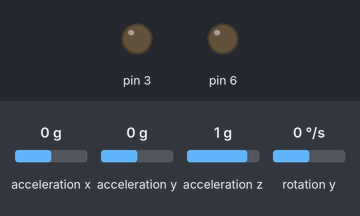
A sketch run on a simulated Arduino Uno, built with avr-gcc and run on an emulated ATmega328P. On the bench: output pins drawn as LEDs (lit = HIGH). Wiring (inferred from the names in the program): MPU-6050 motion sensor at I2C address 0x68. The test bench sets the inputs (shaded band); at power-on: rotation y 0 °/s, acceleration x 0 g, acceleration y 0 g, acceleration z 1 g.

Above: at 1.5 s.
1.6 s: rotation y set to 12 °/s
At 3.4 s:
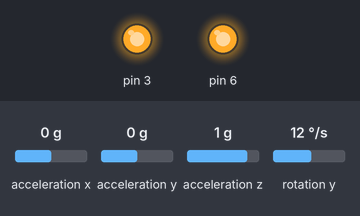
3.7 s: acceleration x set to 0.8 g
Timing chart, 0 to 6.7 s (numbered marks = the images above; inputs shaded):
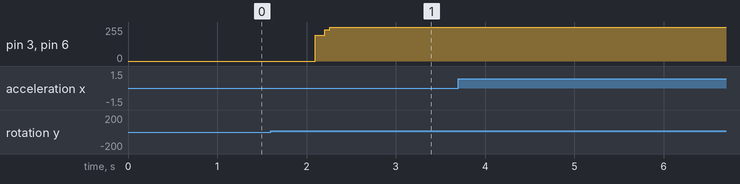

Measured:
- after the input at 1.6 s, pin 3, pin 6: 0/255 → 194/255 after 0.50 s, → 255/255 0.11 s later

The sketch:

self_balancing_bot.ino
```cpp
#include <Wire.h>  //wire.h library is included for i2c communication


double elapsedTime, Time, timePrev;
float gyro_error=0;
float Gyr_rawY;
float Gyro_angle_y;
float Gyro_raw_error_y;

float acc_error=0;
float rad_to_deg = 180/3.141592654;
float Acc_rawX, Acc_rawY, Acc_rawZ;
float Acc_angle_y;
float Acc_angle_error_y;

float Total_angle_y;      //Total angle minus desired angle will give error

float PID,error,previous_error,PWM=0;
float pid_p=0;
float pid_i=0;           //PID=pid_p+pid_i+pid_d
float pid_d=0;

double kp=29.8;
double ki=100;            //PID CONSTANTS//
double kd=0.75;

float desired_angle=0;   //This is the desired angle at which bot must stay

void connect_to_mpu6050()
 {Wire.begin();
  Wire.beginTransmission(0x68); //0x68 is i2c address of mpu6050,now transmission has begun with mpu6050
  Wire.write(0x6B);             //power management system of mpu6050 is accessed
  Wire.write(0x00);             //upon power up mpu6050 comes in sleep mode(bit 6),so all bits are cleared
  Wire.endTransmission(true);}  //transmission has ended

void Gyro_config()
 {Wire.beginTransmission(0x68); //transmission has begun with mpu6050
  Wire.write(0x1B);             //accessing the gyroscope register to configure it
  Wire.write(0x10);             //setting angular velocity full scale range to +/-1000 degree/sec
  Wire.endTransmission(true);}  //transmission has ended

  void Acc_config()
 {Wire.beginTransmission(0x68); //transmission has begun with mpu6050
  Wire.write(0x1C);             //accessing the acceleration register to configure it
  Wire.write(0x10);             //setting acceleration full scale range to +/-8g
  Wire.endTransmission(true);}  //transmission has ended

void Acc_angle_error() //to calculate error value in acceleration
  {if(acc_error==0)
  {
    for(int a=0; a<200; a++)
    {
      Wire.beginTransmission(0x68); //transmission has begun with mpu6050
      Wire.write(0x3B);             //accessing accel_xout
      Wire.endTransmission(false); //false is used to restart the transmission,multiple transmissions are performed
      Wire.requestFrom(0x68,6,true);  //requesting register 3B to 40

      Acc_rawX=(Wire.read()<<8|Wire.read())/4096.0 ;   // 1g = 4096 LSB/g ,the values are in LSB/g so to convert into g value divide by 4096
      Acc_rawY=(Wire.read()<<8|Wire.read())/4096.0 ;
      Acc_rawZ=(Wire.read()<<8|Wire.read())/4096.0 ;


      Acc_angle_error_y = Acc_angle_error_y + ((atan(-1*(Acc_rawX)/sqrt(pow((Acc_rawY),2) + pow((Acc_rawZ),2)))*rad_to_deg));//Euler's equation

      if(a==199)
      {
        Acc_angle_error_y = Acc_angle_error_y/200; //getting mean of all acceleration to get error
        acc_error=1;
      }
    }
  }
  }


void Gyro_angle_error() //to calculate error in gyroscope value
  {if(gyro_error==0)
  {
    for(int i=0; i<200; i++)
    {
      Wire.beginTransmission(0x68);//transmission has begun with mpu6050
      Wire.write(0x45);  //accessing gyro_yout
      Wire.endTransmission(false);  //false is used to restart the transmission,multiple transmissions are performed
      Wire.requestFrom(0x68,2,true); //requesting registers 45 and 46


      Gyr_rawY=Wire.read()<<8|Wire.read();


      Gyro_raw_error_y = Gyro_raw_error_y + (Gyr_rawY/32.8);//1degree/s=32.8 LSB/degree/sec,the values are in LSB/degree/sec so to
                                                              //convert into degree/sec divide by 32.8
      if(i==199)
      {
        Gyro_raw_error_y = Gyro_raw_error_y/200;
        gyro_error=1;
      }
    }
  }
  }


void Gyro_angle_read() //to calculate gyro value
   {Wire.beginTransmission(0x68);
    Wire.write(0x45);
    Wire.endTransmission(false);
    Wire.requestFrom(0x68,2,true);

    Gyr_rawY=Wire.read()<<8|Wire.read();

    Gyr_rawY = (Gyr_rawY/32.8) - Gyro_raw_error_y;

    Gyro_angle_y = Gyr_rawY*elapsedTime;}

void Acc_angle_read() //to calculate acceleration value
 {Wire.beginTransmission(0x68);
  Wire.write(0x3B);
  Wire.endTransmission(false);
  Wire.requestFrom(0x68,6,true);

  Acc_rawX=(Wire.read()<<8|Wire.read())/4096.0 ;
  Acc_rawY=(Wire.read()<<8|Wire.read())/4096.0 ;
  Acc_rawZ=(Wire.read()<<8|Wire.read())/4096.0 ;

 Acc_angle_y = (atan(-1*(Acc_rawX)/sqrt(pow((Acc_rawY),2) + pow((Acc_rawZ),2)))*rad_to_deg) - Acc_angle_error_y;} //calculation of angle using euler's equation

void Complementary_filter()
  {Total_angle_y = 0.98 *(Total_angle_y + Gyro_angle_y) + 0.02*Acc_angle_y;}   //complementary filter,y-axis angle

void Pid()
 {error=Total_angle_y-desired_angle;
  pid_p=kp*error;
  pid_i=pid_i+(ki*error)*elapsedTime;                //PID//
  pid_d=kd*((error-previous_error)/elapsedTime);
  PID=pid_p+pid_i+pid_d;}

void Pwm()
 {if(PID<0)                   //if value of pid is negative then we make it positive to use it to set pwm
 {PID=-PID;}
 if(PID>255)                  //if value of pid is greater than 255 then pwm is set to 255 as it is the largest value that can be used
 {PWM=255;}
 else                        //if value of pid is positive then pwm becomes pid
 {PWM=PID;}}

void balance()
 {if(0<error)
 {digitalWrite(2,HIGH);
 digitalWrite(8,HIGH);
 digitalWrite(4,LOW);           //if error is positive then bot moves forward,so wheels are set to move forward
 digitalWrite(12,LOW);
 analogWrite(3,PWM);
 analogWrite(6,PWM);}

 if(error<0)
 {digitalWrite(2,LOW);
 digitalWrite(8,LOW);
 digitalWrite(4,HIGH);           //if error is negative then bot moves backward,so wheels are set to move backward
 digitalWrite(12,HIGH);
 analogWrite(3,PWM);
 analogWrite(6,PWM);}}


void setup()
{ connect_to_mpu6050();         //configures mpu6050
  Gyro_config();                //configures gyroscope
  Acc_config();                 //configures accelerometer


  Serial.begin(9600);
  Time = millis();

  Acc_angle_error();               //gives error in angle given by accelrometer
  Gyro_angle_error();              //gives error in angle given by gyroscope
}

void loop()
{  timePrev = Time;                        // the previous time is stored before the actual time read
  Time = millis();                        // actual time read
  elapsedTime = (Time - timePrev) / 1000; //divide by 1000 in order to obtain seconds
  Gyro_angle_read();             //gives angle obtained by gyroscope
  Acc_angle_read();             //gives angle obtained with the help of accelerometer
  Complementary_filter();      //complementary filter is applied using angles obtained from gyroscope and accelerometer
  Pid();                       //calculates the value of pid
  Pwm();                      //calculates the value of pwm using value of pid
  balance();                  //this applies pwm to dc motors to help the bot to balance
  previous_error=error;     //error value is stored in previous error
  delay(5); //delay of 5ms is done so that motors can react to change in angle accurately
}
```
